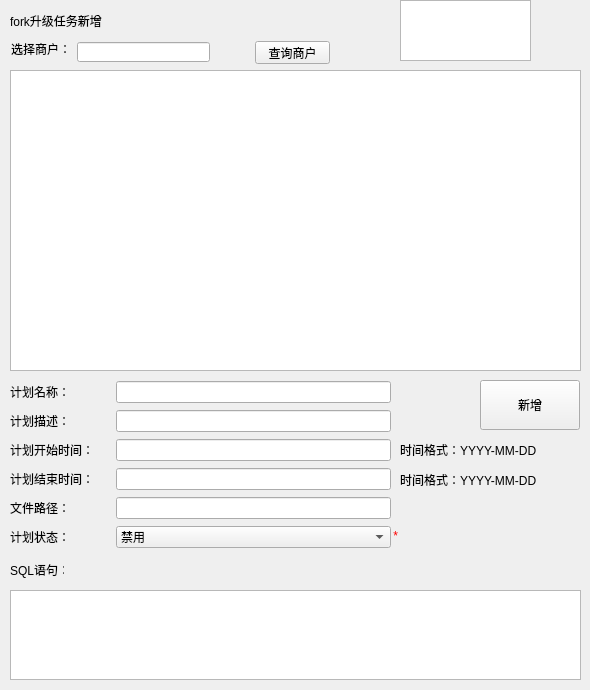
<?xml version="1.0" encoding="UTF-8"?>
<ui version="4.0">
 <class>ForkPlanWidget</class>
 <widget class="QWidget" name="ForkPlanWidget">
  <property name="geometry">
   <rect>
    <x>0</x>
    <y>0</y>
    <width>590</width>
    <height>690</height>
   </rect>
  </property>
  <property name="windowTitle">
   <string>Form</string>
  </property>
  <widget class="QLabel" name="label">
   <property name="geometry">
    <rect>
     <x>10</x>
     <y>0</y>
     <width>181</width>
     <height>41</height>
    </rect>
   </property>
   <property name="styleSheet">
    <string notr="true">font: 75 14pt &quot;楷体&quot;;</string>
   </property>
   <property name="text">
    <string>fork升级任务新增</string>
   </property>
  </widget>
  <widget class="QLabel" name="label_12">
   <property name="geometry">
    <rect>
     <x>10</x>
     <y>560</y>
     <width>54</width>
     <height>20</height>
    </rect>
   </property>
   <property name="text">
    <string>SQL语句：</string>
   </property>
  </widget>
  <widget class="QPushButton" name="pushButton">
   <property name="geometry">
    <rect>
     <x>480</x>
     <y>380</y>
     <width>100</width>
     <height>50</height>
    </rect>
   </property>
   <property name="minimumSize">
    <size>
     <width>75</width>
     <height>23</height>
    </size>
   </property>
   <property name="text">
    <string>新增</string>
   </property>
  </widget>
  <widget class="QWidget" name="layoutWidget">
   <property name="geometry">
    <rect>
     <x>10</x>
     <y>380</y>
     <width>381</width>
     <height>171</height>
    </rect>
   </property>
   <layout class="QVBoxLayout" name="verticalLayout">
    <item>
     <layout class="QHBoxLayout" name="horizontalLayout">
      <item>
       <widget class="QLabel" name="label_2">
        <property name="minimumSize">
         <size>
          <width>100</width>
          <height>20</height>
         </size>
        </property>
        <property name="text">
         <string>计划名称：</string>
        </property>
       </widget>
      </item>
      <item>
       <widget class="QLineEdit" name="planNameLe">
        <property name="text">
         <string/>
        </property>
       </widget>
      </item>
     </layout>
    </item>
    <item>
     <layout class="QHBoxLayout" name="horizontalLayout_5">
      <item>
       <widget class="QLabel" name="label_6">
        <property name="minimumSize">
         <size>
          <width>100</width>
          <height>20</height>
         </size>
        </property>
        <property name="text">
         <string>计划描述：</string>
        </property>
       </widget>
      </item>
      <item>
       <widget class="QLineEdit" name="planDescLe">
        <property name="text">
         <string/>
        </property>
       </widget>
      </item>
     </layout>
    </item>
    <item>
     <layout class="QHBoxLayout" name="horizontalLayout_6">
      <item>
       <widget class="QLabel" name="label_7">
        <property name="minimumSize">
         <size>
          <width>100</width>
          <height>20</height>
         </size>
        </property>
        <property name="text">
         <string>计划开始时间：</string>
        </property>
       </widget>
      </item>
      <item>
       <widget class="QLineEdit" name="planStartTime"/>
      </item>
     </layout>
    </item>
    <item>
     <layout class="QHBoxLayout" name="horizontalLayout_7">
      <item>
       <widget class="QLabel" name="label_8">
        <property name="minimumSize">
         <size>
          <width>100</width>
          <height>20</height>
         </size>
        </property>
        <property name="text">
         <string>计划结束时间：</string>
        </property>
       </widget>
      </item>
      <item>
       <widget class="QLineEdit" name="planEndTime">
        <property name="text">
         <string/>
        </property>
       </widget>
      </item>
     </layout>
    </item>
    <item>
     <layout class="QHBoxLayout" name="horizontalLayout_9">
      <item>
       <widget class="QLabel" name="label_10">
        <property name="minimumSize">
         <size>
          <width>100</width>
          <height>20</height>
         </size>
        </property>
        <property name="text">
         <string>文件路径：</string>
        </property>
       </widget>
      </item>
      <item>
       <widget class="QLineEdit" name="fileUrlLe"/>
      </item>
     </layout>
    </item>
    <item>
     <layout class="QHBoxLayout" name="horizontalLayout_8">
      <item>
       <widget class="QLabel" name="label_9">
        <property name="minimumSize">
         <size>
          <width>100</width>
          <height>20</height>
         </size>
        </property>
        <property name="maximumSize">
         <size>
          <width>100</width>
          <height>20</height>
         </size>
        </property>
        <property name="text">
         <string>计划状态：</string>
        </property>
       </widget>
      </item>
      <item>
       <widget class="QComboBox" name="comboBox">
        <item>
         <property name="text">
          <string>禁用</string>
         </property>
        </item>
       </widget>
      </item>
     </layout>
    </item>
   </layout>
  </widget>
  <widget class="QTextEdit" name="textEdit">
   <property name="geometry">
    <rect>
     <x>10</x>
     <y>590</y>
     <width>571</width>
     <height>90</height>
    </rect>
   </property>
  </widget>
  <widget class="QLabel" name="label_4">
   <property name="geometry">
    <rect>
     <x>390</x>
     <y>530</y>
     <width>54</width>
     <height>12</height>
    </rect>
   </property>
   <property name="styleSheet">
    <string notr="true">color: rgb(255, 0, 0);</string>
   </property>
   <property name="text">
    <string> *</string>
   </property>
  </widget>
  <widget class="QTableWidget" name="partnerWidget">
   <property name="geometry">
    <rect>
     <x>10</x>
     <y>70</y>
     <width>571</width>
     <height>301</height>
    </rect>
   </property>
  </widget>
  <widget class="QTableView" name="tableView">
   <property name="geometry">
    <rect>
     <x>400</x>
     <y>0</y>
     <width>131</width>
     <height>61</height>
    </rect>
   </property>
  </widget>
  <widget class="QLabel" name="label_5">
   <property name="geometry">
    <rect>
     <x>400</x>
     <y>442</y>
     <width>141</width>
     <height>16</height>
    </rect>
   </property>
   <property name="text">
    <string>时间格式：YYYY-MM-DD</string>
   </property>
  </widget>
  <widget class="QLabel" name="label_11">
   <property name="geometry">
    <rect>
     <x>400</x>
     <y>472</y>
     <width>151</width>
     <height>16</height>
    </rect>
   </property>
   <property name="text">
    <string>时间格式：YYYY-MM-DD</string>
   </property>
  </widget>
  <widget class="QLabel" name="label_3">
   <property name="geometry">
    <rect>
     <x>11</x>
     <y>41</y>
     <width>60</width>
     <height>16</height>
    </rect>
   </property>
   <property name="text">
    <string>选择商户：</string>
   </property>
  </widget>
  <widget class="QLineEdit" name="lineEdit">
   <property name="geometry">
    <rect>
     <x>77</x>
     <y>42</y>
     <width>133</width>
     <height>20</height>
    </rect>
   </property>
  </widget>
  <widget class="QPushButton" name="CheckBtn">
   <property name="geometry">
    <rect>
     <x>255</x>
     <y>41</y>
     <width>75</width>
     <height>23</height>
    </rect>
   </property>
   <property name="text">
    <string>查询商户</string>
   </property>
  </widget>
 </widget>
 <resources/>
 <connections/>
</ui>
